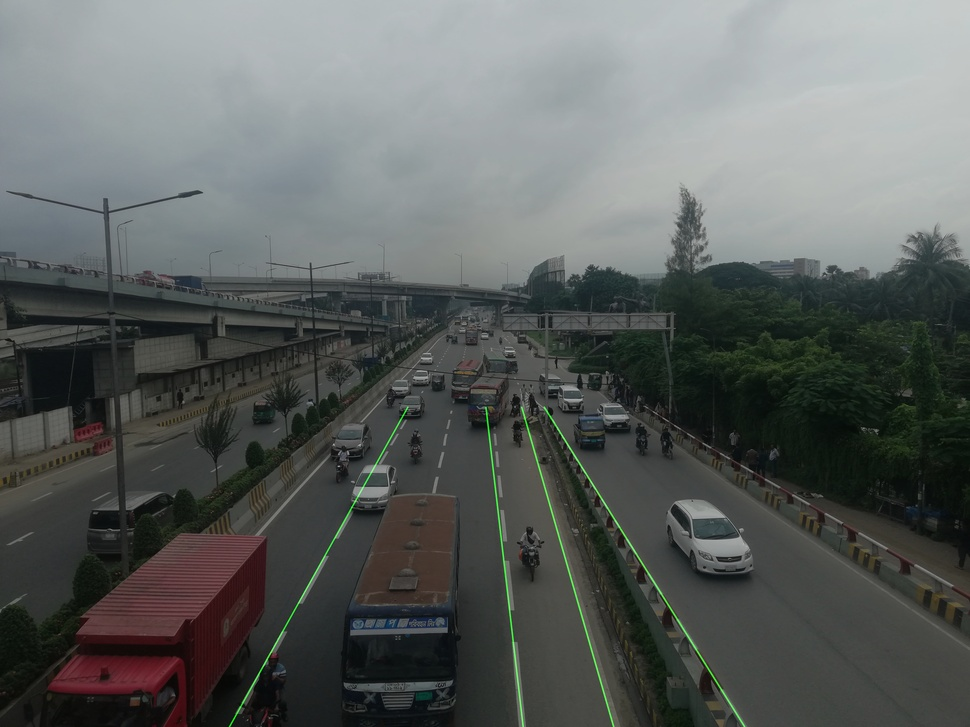
#> input picture outputs/tests/hough_lane_result.jpg, 970 x 727 px, shrunk from 4608 x 3456 before the run
$ python lane_detection_hough.py --input outputs/tests/hough_lane_result.jpg
#> lines starting #> are read from the running program, lines starting #| are printed output that depends on the picture; after the words box and inside, x2 and y2 are one past the last pixel; in counts of white or black regions, pixels touching at a corner belong together
import argparse
import os

import cv2
import numpy as np
import matplotlib.pyplot as plt


def region_of_interest(img, vertices):
    mask = np.zeros_like(img)
    match_mask_color = 255
    cv2.fillPoly(mask, vertices, match_mask_color)
    masked_image = cv2.bitwise_and(img, mask)
    return masked_image


def draw_lines(img, lines):
    img = np.copy(img)
    blank_image = np.zeros((img.shape[0], img.shape[1], 3), dtype=np.uint8)

    if lines is not None:
        for line in lines:
            for x1, y1, x2, y2 in line:
                cv2.line(blank_image, (x1, y1), (x2, y2), (0, 255, 0), 5)

    img = cv2.addWeighted(img, 0.8, blank_image, 1, 0.0)
    return img


def process_image(image):
    height = image.shape[0]
    width = image.shape[1]

    region_of_interest_vertices = [
        (0, height),
        (width / 2, height / 2),
        (width, height),
    ]

    gray_image = cv2.cvtColor(image, cv2.COLOR_RGB2GRAY)
    canny_image = cv2.Canny(gray_image, 100, 200)
    cropped_image = region_of_interest(
        canny_image,
        np.array([region_of_interest_vertices], np.int32),
    )

    lines = cv2.HoughLinesP(
        cropped_image,
        rho=2,
        theta=np.pi / 180,
        threshold=50,
        lines=np.array([]),
        minLineLength=40,
        maxLineGap=100,
    )

    image_with_lines = draw_lines(image, lines)
    return image_with_lines


def main():
    parser = argparse.ArgumentParser(description="Hough line lane detection demo")
    parser.add_argument("--input", default="test_image.jpg", help="Input image path")
    parser.add_argument("--output", default="outputs/tests/hough_lane_result.jpg", help="Output image path")
    parser.add_argument("--no-show", action="store_true", help="Disable matplotlib preview")
    args = parser.parse_args()

    image_bgr = cv2.imread(args.input)
#> image_bgr is the input picture: shape (727, 970, 3); mean B, G, R 94.5, 96.4, 92.4
    if image_bgr is None:
        raise FileNotFoundError(f"Could not read input image: {args.input}")

    image_rgb = cv2.cvtColor(image_bgr, cv2.COLOR_BGR2RGB)
    processed_image = process_image(image_rgb)
#> in process_image, `gray_image = cv2.cvtColor(image, cv2.COLOR_RGB2GRAY)`:
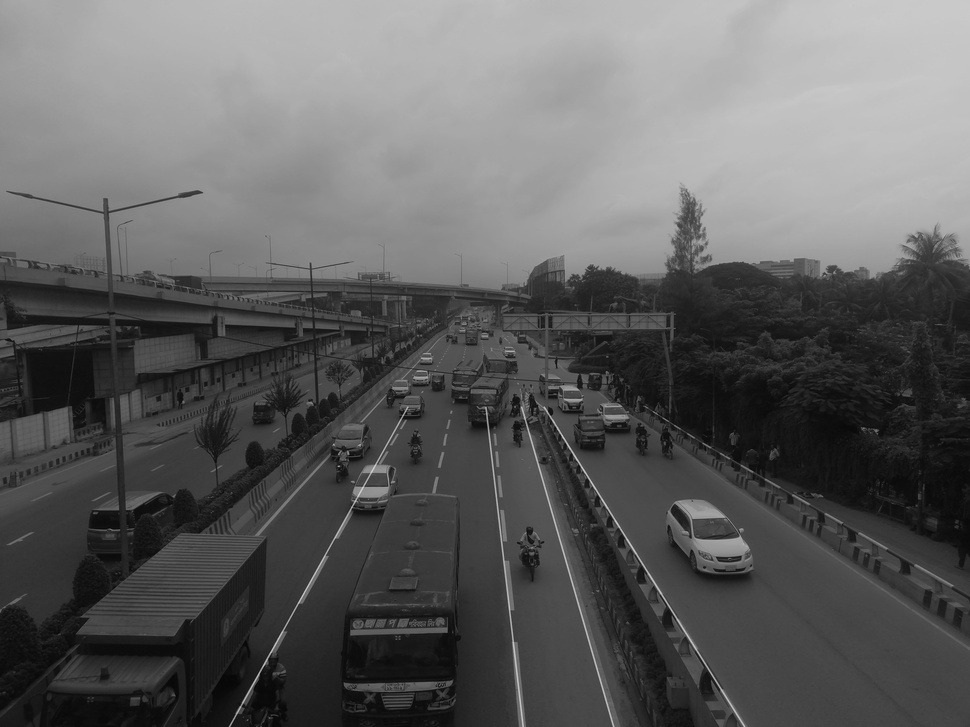
#> gray_image: shape (727, 970); min 2, max 211, mean 95
#> in process_image, `canny_image = cv2.Canny(gray_image, 100, 200)`:
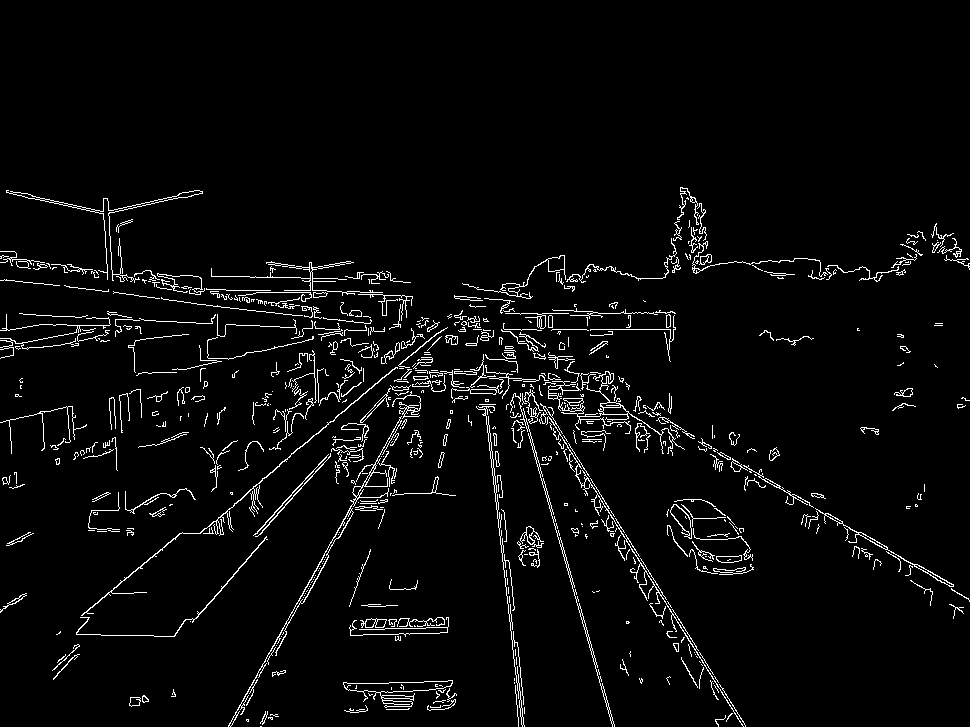
#> canny_image: shape (727, 970); 3.7% white in thin lines or dots, all inside (x1, y1, x2, y2) = (0, 187, 970, 727)
#> in region_of_interest, `cv2.fillPoly(mask, vertices, match_mask_color)`:
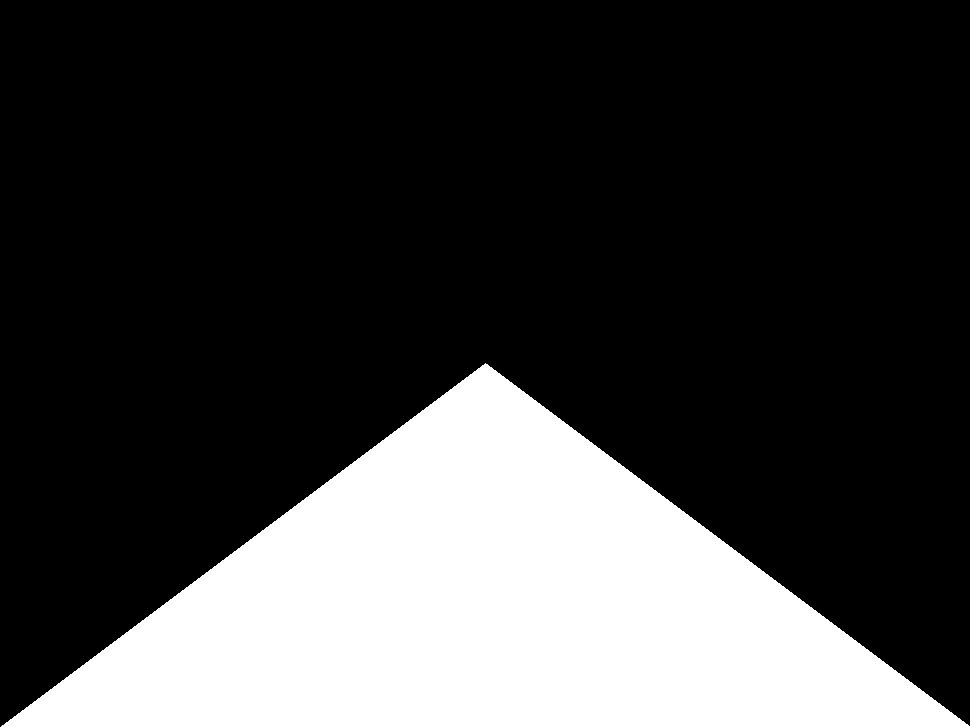
#> mask: shape (727, 970); 25.1% white; 1 white region, box (x1, y1, x2, y2) and area: (1, 363, 970, 727) 176661
#> in region_of_interest, `masked_image = cv2.bitwise_and(img, mask)`:
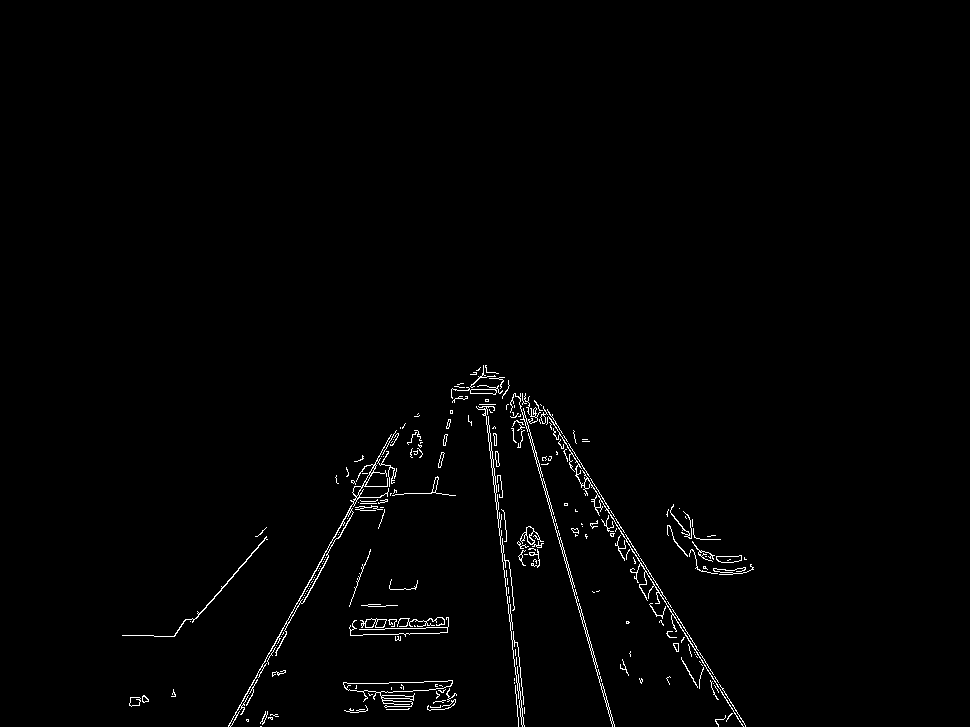
#> masked_image: shape (727, 970); 1.2% white in thin lines or dots, all inside (x1, y1, x2, y2) = (122, 365, 754, 727)
#> in process_image, `lines = cv2.HoughLinesP( cropped_image, rho=2, theta=np.pi / 180, thre..`: lines = 77 rows, first 6: [228, 726, 388, 438], [483, 365, 521, 724], [517, 396, 612, 726], [543, 406, 742, 725], [520, 398, 614, 726], [235, 719, 396, 430]
#> the loop in draw_lines, `for line in lines:` made 77 passes
#> line on passes 1 to 12: [[228, 726, 388, 438]], [[483, 365, 521, 724]], [[517, 396, 612, 726]], [[543, 406, 742, 725]], [[520, 398, 614, 726]], [[235, 719, 396, 430]], [[485, 365, 523, 724]], [[534, 400, 719, 719]], [[549, 412, 745, 725]], [[514, 682, 518, 726]], [[230, 726, 405, 423]], [[498, 527, 524, 713]]
#> after the loop in draw_lines, `for line in lines:`:
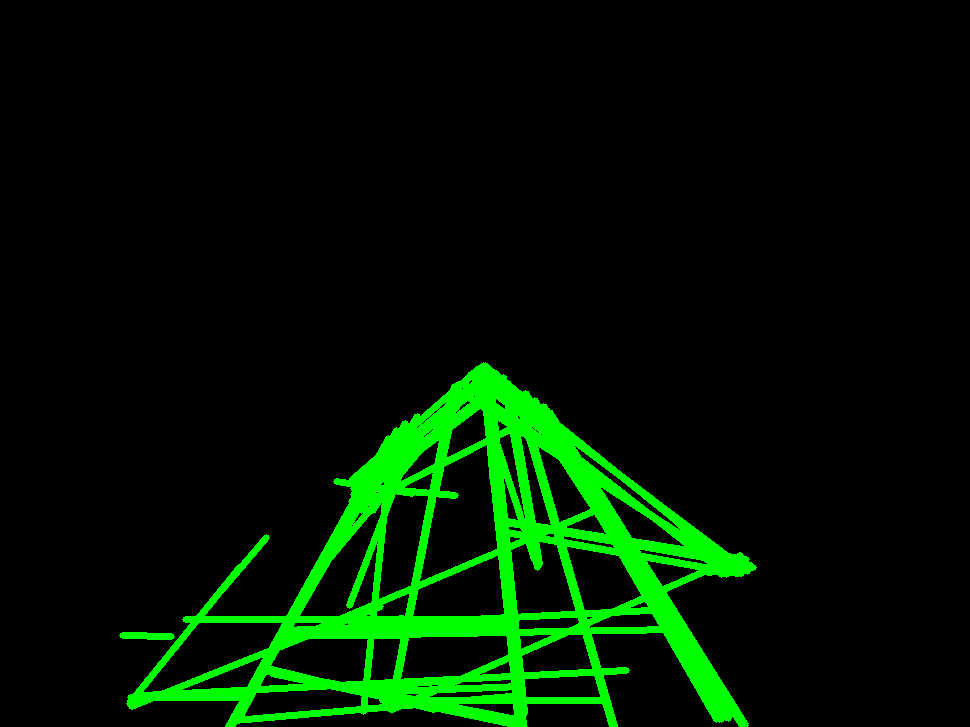
#> blank_image: shape (727, 970, 3); mean of channels 0, 1, 2 0, 22.9, 0; drawn as B, G, R
#> in draw_lines, `img = cv2.addWeighted(img, 0.8, blank_image, 1, 0.0)`:
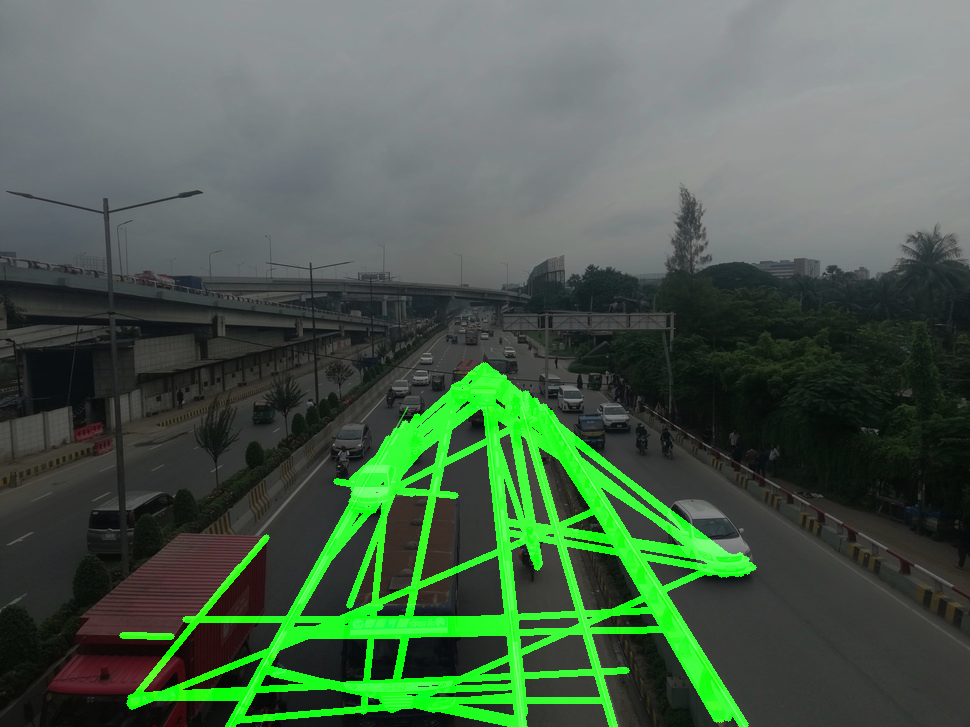
#> img: shape (727, 970, 3); mean R, G, B 73.9, 95.3, 75.6

    output_bgr = cv2.cvtColor(processed_image, cv2.COLOR_RGB2BGR)
    output_dir = os.path.dirname(args.output)
    if output_dir:
        os.makedirs(output_dir, exist_ok=True)
    cv2.imwrite(args.output, output_bgr)

    if not args.no_show:
        plt.imshow(processed_image)
        plt.axis("off")
        plt.show()


if __name__ == "__main__":
    main()

$ run again, with laneguard_s-3/test/Copy-of-Asib14_png.rf.8c91656b3716e333f52ee7fb6b98051e.jpg copied over outputs/tests/hough_lane_result.jpg
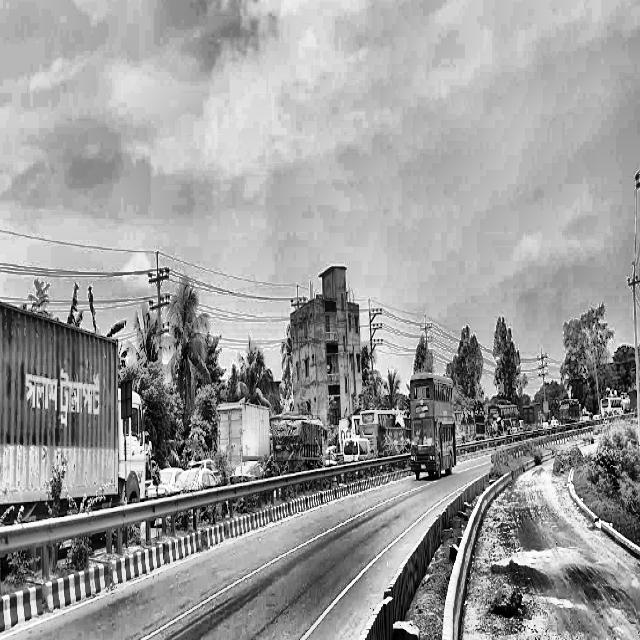
#> input picture laneguard_s-3/test/Copy-of-Asib14_png.rf.8c91656b3716e333f52ee7fb6b98051e.jpg, 640 x 640 px
#> in main, image_bgr is the input picture: shape (640, 640, 3); min 0, max 255, mean 155.7
#> in process_image, `canny_image = cv2.Canny(gray_image, 100, 200)`:
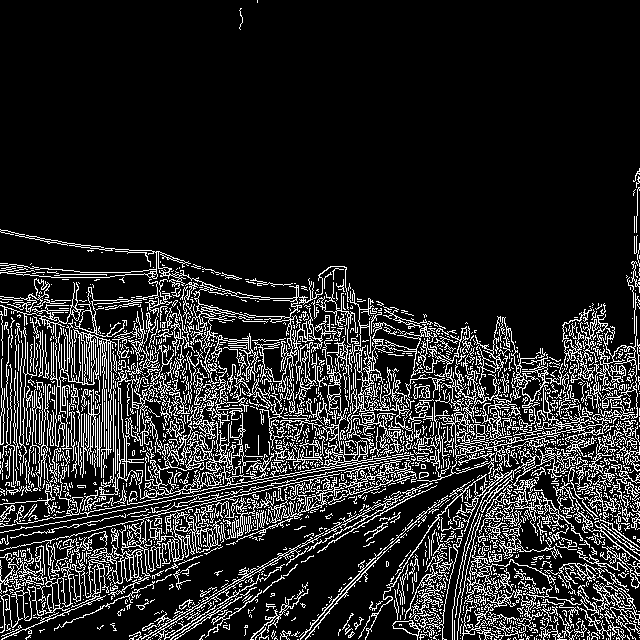
#> canny_image: shape (640, 640); 15.2% white in thin lines or dots
#> mask: shape (640, 640); 25% white; 1 white region, box (x1, y1, x2, y2) and area: (1, 320, 640, 640) 102400
#> masked_image: shape (640, 640); 6.3% white in thin lines or dots, all inside (x1, y1, x2, y2) = (1, 323, 636, 640)
#> lines = 212 rows, first 6: [36, 604, 604, 604], [69, 571, 565, 571], [31, 615, 615, 615], [43, 597, 593, 597], [156, 492, 492, 492], [31, 612, 630, 633]
#> the loop in draw_lines, `for line in lines:` made 212 passes
#> in draw_lines, `img = cv2.addWeighted(img, 0.8, blank_image, 1, 0.0)`:
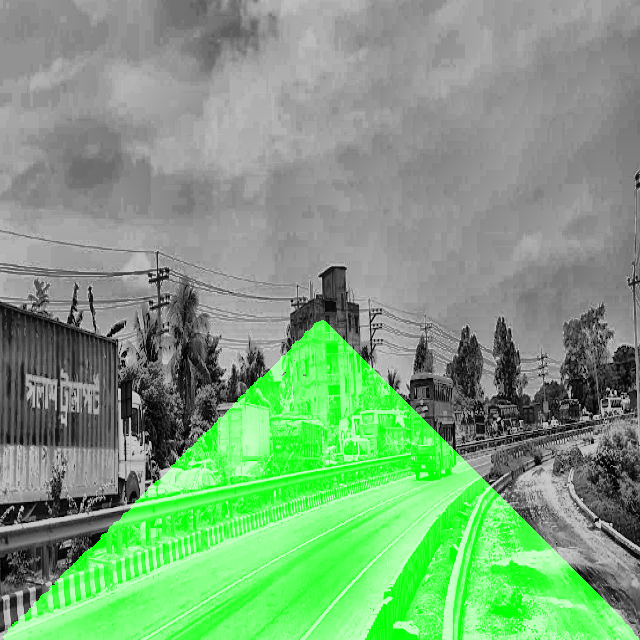
#> img: shape (640, 640, 3); mean of channels 0, 1, 2 124.6, 163, 124.6; drawn as B, G, R

$ run again, with laneguard_s-3/test/Copy-of-Asib7_png.rf.8e9ae6a4d45e3bed820b96f097f5a1fd.jpg copied over outputs/tests/hough_lane_result.jpg
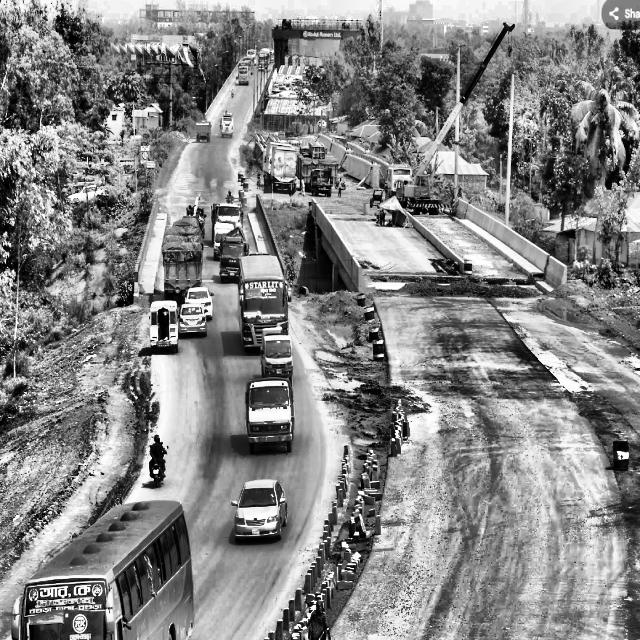
#> input picture laneguard_s-3/test/Copy-of-Asib7_png.rf.8e9ae6a4d45e3bed820b96f097f5a1fd.jpg, 640 x 640 px
#> in main, image_bgr is the input picture: shape (640, 640, 3); min 0, max 255, mean 133.1
#> in process_image, `canny_image = cv2.Canny(gray_image, 100, 200)`:
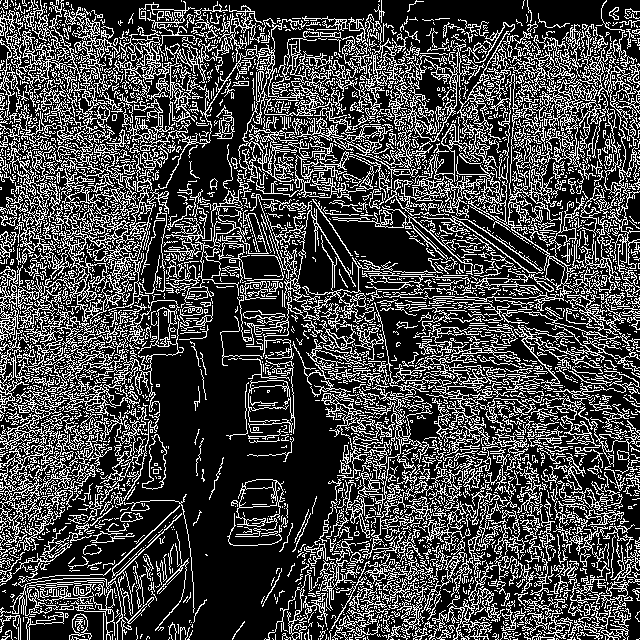
#> canny_image: shape (640, 640); 27.2% white in thin lines or dots
#> mask: shape (640, 640); 25% white; 1 white region, box (x1, y1, x2, y2) and area: (1, 320, 640, 640) 102400
#> masked_image: shape (640, 640); 5.6% white in thin lines or dots, all inside (x1, y1, x2, y2) = (1, 321, 639, 640)
#> lines = 186 rows, first 6: [49, 591, 591, 591], [23, 617, 614, 617], [35, 607, 607, 607], [57, 584, 577, 584], [6, 637, 627, 637], [11, 632, 627, 632]
#> the loop in draw_lines, `for line in lines:` made 186 passes
#> in draw_lines, `img = cv2.addWeighted(img, 0.8, blank_image, 1, 0.0)`:
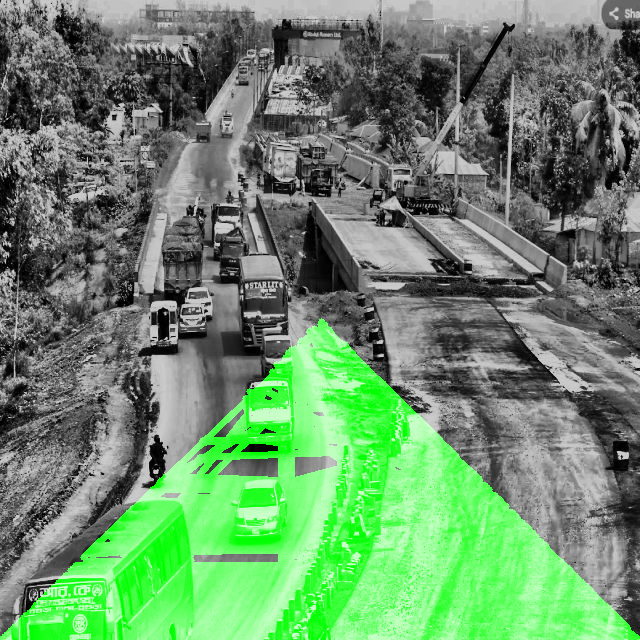
#> img: shape (640, 640, 3); mean of channels 0, 1, 2 106.5, 142.4, 106.5; drawn as B, G, R
